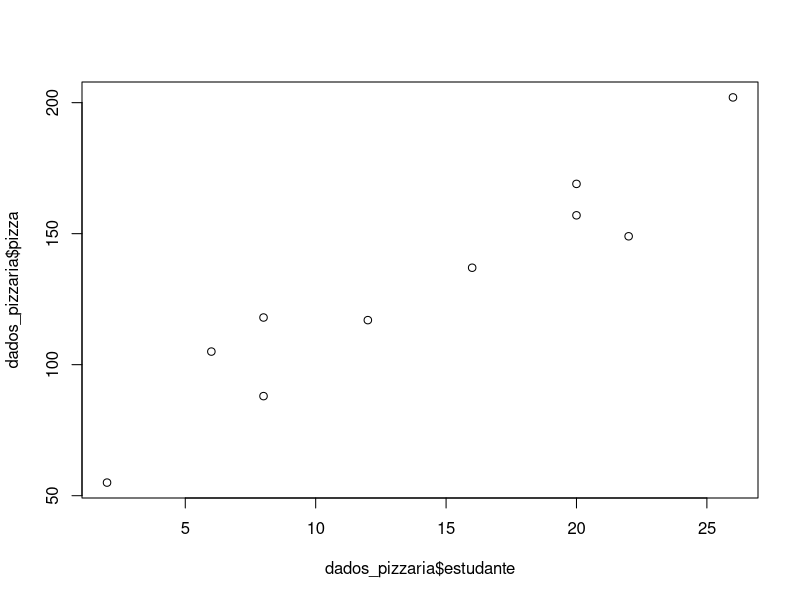
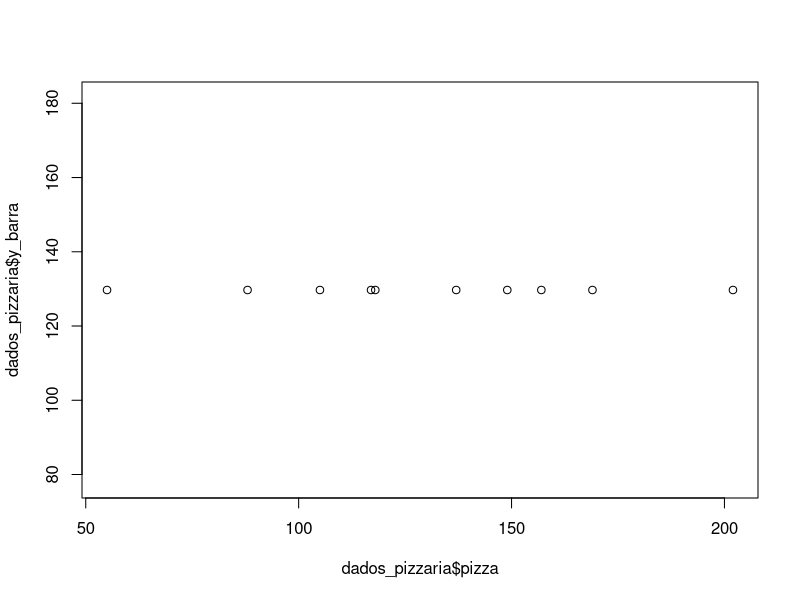

Here is the R script that generated these plots, in order:
library(tidyverse)


estudante <- c(2,6,8,8,12,16,20,20,22,26)
pizza <- c(55,105,88,118,117,137,157,169,149,202)
dados <- cbind(estudante,pizza)
dados_pizzaria <- as.data.frame(dados)

view(dados_pizzaria)

plot(dados_pizzaria$estudante, dados_pizzaria$pizza)

dados_pizzaria['y_barra'] <- mean(dados_pizzaria$pizza)

plot(dados_pizzaria$pizza, dados_pizzaria$y_barra)

reg_intercepto <- lm(pizza ~ 1, data=dados_pizzaria)
summary(reg_intercepto)


reg_simples <- lm(pizza ~ estudante, data=dados_pizzaria)
summary(reg_simples)

